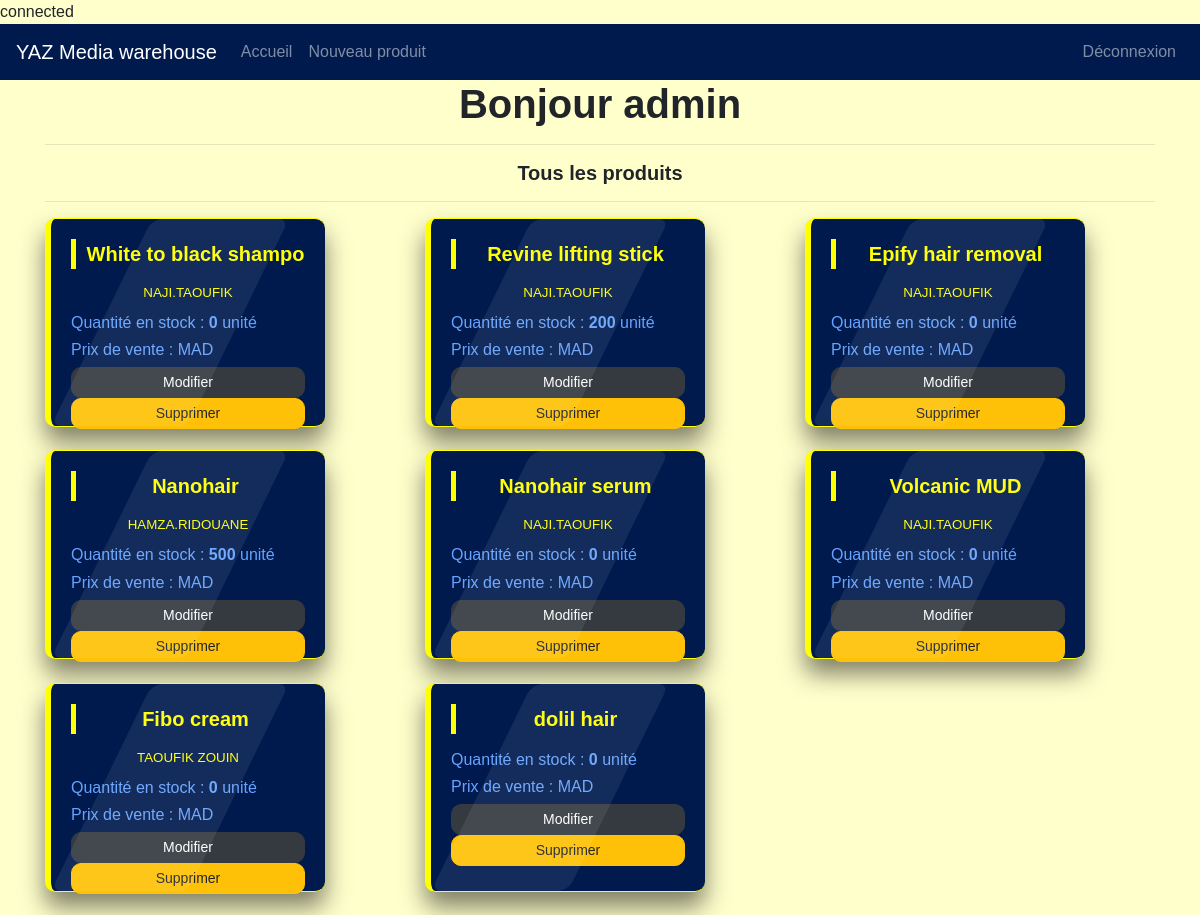
The page /view/HOMEPAGE.php (signed in) on the database its author committed.
### tables this page shows
CREATE TABLE `products` (
  `id` int(11) NOT NULL,
  `Nomdeproduit` varchar(100) NOT NULL,
  `Quantitenstock` int(100) NOT NULL,
  `sheetId` varchar(100) NOT NULL,
  `respo` varchar(100) NOT NULL
);

### view/HOMEPAGE.php (the view, shortened to what this page needs)
<?php
 require("C:/xampp/htdocs/YAZWarehouse/dataBase/db.php");
 if ($_SESSION["Role"] == 'Admin'){
  try {
    $sql = "SELECT * FROM products ";
    $result = $conn->query($sql);
  }catch (Exception  $e) {
    echo "Error " . $e->getMessage();
    exit();
   }
}
?>
<link rel="stylesheet" href="https://maxcdn.bootstrapcdn.com/bootstrap/4.5.2/css/bootstrap.min.css">
<link rel="stylesheet" href="https://cdn.jsdelivr.net/npm/bootstrap@4.5.3/dist/css/bootstrap.min.css">
<link rel="stylesheet" href="../public/css/style.css">
<nav class="navbar navbar-expand-lg navbar-dark bg-primary">
    <a class="navbar-brand" href="#">YAZ Media warehouse</a>
<div class="collapse navbar-collapse" id="navbarSupportedContent">
    <ul class="navbar-nav mr-auto">
        <li class="nav-item">
            <a class="nav-link" href="http://localhost/YAZWarehouse/view/HOMEPAGE.php">Accueil</a>
        </li>
        <li class="nav-item">
            <a class="nav-link" href="http://localhost/YAZWarehouse/dbInteraction/create.php">Nouveau produit</a>
        </li>
    </ul>
    <ul class="nav navbar-nav navbar-right">
        <a class="nav-link" href="http://localhost/YAZWarehouse/dataBase/logout.php"><i class="gLyficon gLyficon-log-out"></i>  Déconnexion</a>
    </ul>
</div>
</nav>
<div class="col-lg-15">
    <div class="container">
        <div class="text-center" >
            <?php
            if (isset($_SESSION["username"])) {
                echo "<h1 class='text-center'> Bonjour ". $_SESSION["username"] ." </h1>";
    }
    ?>
</div>
 <hr/>
 <h5 class="text-center"> Tous les produits</h5>
 <hr>
<div class="row row-cols-1 row-cols-md-3 g-4" id="result">
    <?php if ($result->rowCount() > 0) : ?>
     <?php foreach ($result as $product) :?>
        <div class="col">
            <div class="card">
                <div class="card-body">
                    <p class='card-text DIRECTION'> <?= $product['Nomdeproduit'] ?>  </p>
                    <h5 class='card-title'><?=$product['respo'] ; ?></h5>
                    <h6 class='text-align '>Quantité en stock	 : <b><?= $product['Quantitenstock'];?></b> unité</h6>
                    <h6 class='text-align ' >Prix de vente : <b><?= $product['Prixdevente']; ?></b> MAD</h6>
                      <a href="http://localhost/YAZWarehouse/dbInteraction/edit.php?id=<?=$product['id']?>"style="width:100%;" class="btn btn-sm btn-dark"><i class="fa fa-edit"></i> Modifier</a>
                      <a href="#" style='width:100%;' class="btn btn-sm btn-warning" data-toggle="modal" data-target="#modal-delete-<?= $product['id'] ?>"><i class="fa fa-trash"></i>Supprimer</a>
                </div>
            </div>
        </div>
    <?php endforeach ?>
  <?php endif ?>
</div>
</div>
</div>

### style/style.css (style rules this page uses)
* { margin: 0; padding: 0; box-sizing: border-box; }

### view/HOMEPAGE.php (style rules this page uses)
.bg-primary { background-color:#001a4d!important; background: rgba(0,0,0,0.7); border :4px; border-color: #000000; }
.card-title { margin-bottom: .75rem; color:#ffff00; font-size: 10pt }
.card { width: 80%; height: 90%; max-height: 300px; padding: auto; text-align: center; background:rgb(0, 26, 77); border-radius: 10px; color:#66a3ff; box-shadow: 0 15px 25px rgba(0,0,0,0.5); border-radius: 10px; outline: #ffff00; border-left: 6px solid; border-right: 4px; border-color : #ffff00; }
.card::before { content:''; position: absolute; top: 0; left: 0; width: 50%; height: 100%; background: rgba(255,255,255, 0.08); transform: skewX(-26deg); transform-origin: bottom left; border-radius: 10px; pointer-events: none; }
.btn { border-radius: 10px; width: 100% }
.DIRECTION { font-weight: bold; color: #ffff00; border-left: 5px solid; padding-left: 10px; font-size: 15pt }
.text-center { font-weight: bold; }
.text-align { text-align: left; }

### rows shown on the page
products: Nomdeproduit "White to black shampo", respo "NAJI.TAOUFIK", Quantitenstock "0"
products: Nomdeproduit "Revine lifting stick", respo "NAJI.TAOUFIK", Quantitenstock "200"
products: Nomdeproduit "Epify hair removal", respo "NAJI.TAOUFIK", Quantitenstock "0"
products: Nomdeproduit "Nanohair", respo "HAMZA.RIDOUANE", Quantitenstock "500"
products: Nomdeproduit "Nanohair serum", respo "NAJI.TAOUFIK", Quantitenstock "0"
products: Nomdeproduit "Volcanic MUD", respo "NAJI.TAOUFIK", Quantitenstock "0"
products: Nomdeproduit "Fibo cream", respo "TAOUFIK ZOUIN", Quantitenstock "0"
products: Nomdeproduit "dolil hair", Quantitenstock "0"

### other values the page prints
$_SESSION["username"] "admin"
